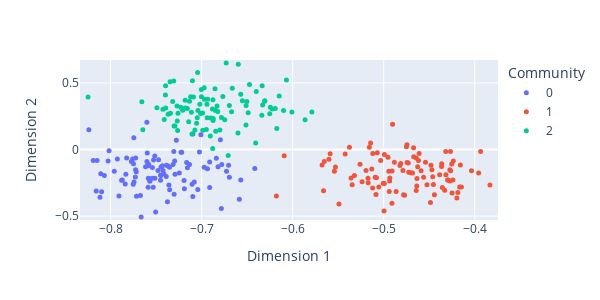

The cell this chart's notebook holds for it:
### Code cell
title="3 Community SBM with n=300 nodes embedded with UASE into d=2 dimensions"
T=1

yadf = pd.DataFrame(ya[:, 0:2])
yadf.columns = ["Dimension {}".format(i + 1) for i in range(yadf.shape[1])]
yadf["Time"] = np.repeat([t for t in range(T)], n)
yadf["Community"] = list(tau) 
yadf["Community"] = yadf["Community"].astype(str)
pad_x = (max(ya[:, 0]) - min(ya[:, 0])) / 50
pad_y = (max(ya[:, 1]) - min(ya[:, 1])) / 50
fig = px.scatter(
    yadf,
    x="Dimension 1",
    y="Dimension 2",
    color="Community",
    animation_frame="Time",
    range_x=[min(ya[:, 0]) - pad_x, max(ya[:, 0]) + pad_x],
    range_y=[min(ya[:, 1]) - pad_y, max(ya[:, 1]) + pad_y])

# fig.update_layout(title=title, title_font_size=14)
fig.update_traces(marker=dict(size=5))  # Adjust the size as desired
fig.update_layout(
    width=600,  # Adjust width as desired
    height=300,  # Adjust height as desired
)

fig.write_image("3_Community_SBM_n300_UASE_d2.png")

fig.show()
